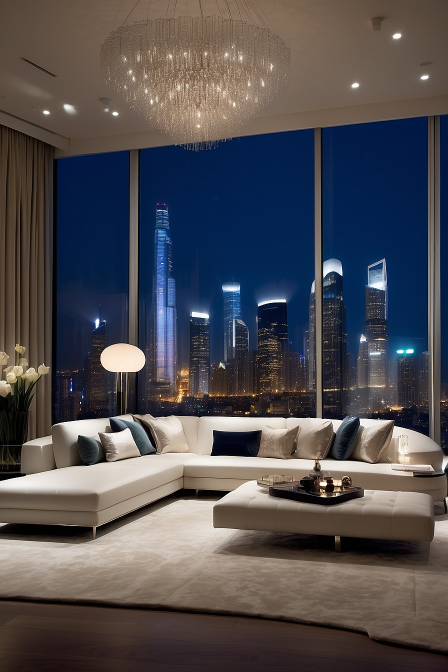
#> input picture Default_Step_into_a_world_of_luxury_and_style_with_this_stunni_2.jpg, 896 x 1344 px (shown at 1/2 size)
$ python most_dominant_colors.py
#> lines starting #> are read from the running program, lines starting #| are printed output that depends on the picture; after the words box and inside, x2 and y2 are one past the last pixel; in counts of white or black regions, pixels touching at a corner belong together
import cv2
import numpy as np
import matplotlib.pyplot as plt
from sklearn.cluster import KMeans
from sklearn.decomposition import PCA
import imutils

clusters = 8

def classify_color_temperature(color):
    red, green, blue = color[::-1]
    if (red + green) > blue:
        return 'Warm'
    else:
        return 'Cold'

img = cv2.imread('Default_Step_into_a_world_of_luxury_and_style_with_this_stunni_2.jpg')
#> img is the input picture: shape (1344, 896, 3); mean B, G, R 80.8, 77.3, 80.6
org_img = img.copy()
img = imutils.resize(img, height=200)
#> img: shape (200, 133, 3)
flat_img = np.reshape(img, (-1, 3))

kmeans = KMeans(n_clusters=clusters, random_state=0)
kmeans.fit(flat_img)

dominant_colors = np.array(kmeans.cluster_centers_, dtype='uint')
percentages = (np.unique(kmeans.labels_, return_counts=True)[1]) / flat_img.shape[0]
p_and_c = sorted(zip(percentages, dominant_colors), reverse=True, key=lambda x: x[0])

color_temperatures = [classify_color_temperature(color) for _, color in p_and_c]

plt.figure(figsize=(12, 8))
for i, ((percentage, color), temp) in enumerate(zip(p_and_c, color_temperatures)):
    plt.subplot(1, clusters, i + 1)
    block = np.ones((50, 50, 3), dtype='uint') * color[::-1]
    plt.imshow(block)
    plt.xticks([])
    plt.yticks([])
    plt.xlabel(f"{round(percentage * 100, 2)}% - {temp}")
plt.show()

bar = np.ones((50, 500, 3), dtype='uint')
plt.figure(figsize=(12, 8))
plt.title('Proportions of colors in the image')
start = 0
for i, (p, c) in enumerate(p_and_c):
    end = start + int(p * bar.shape[1])
    bar[:, start:end] = c[::-1]
    start = end
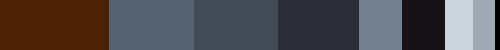
#> bar: shape (50, 500, 3) uint64; mean of channels 0, 1, 2 78.9, 75.9, 79.6; drawn as B, G, R
plt.imshow(bar)
plt.xticks([])
plt.yticks([])
plt.show()
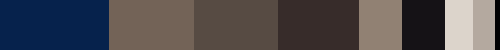
#> shown: shape (50, 500, 3); mean R, G, B 78.9, 75.9, 79.6

inertias = []
cluster_range = range(1, 15)
for k in cluster_range:
    kmeans_test = KMeans(n_clusters=k, random_state=0)
    kmeans_test.fit(flat_img)
    inertias.append(kmeans_test.inertia_)
#> after the loop, inertias = [229829194.1, 89778490.1, 39840307.1, 28058168.4, 19579036, 15039167.8, 12375481.7, 10599239.8, 9591636.4, 7978299.9, 7006292, 6336624, 5679554.7, 5301043.3]

plt.figure(figsize=(10, 6))
plt.plot(cluster_range, inertias, marker='o')
plt.title("KMeans Inertia (Elbow Method)")
plt.xlabel("Number of Clusters")
plt.ylabel("Inertia")
plt.xticks(cluster_range)
plt.grid(True)
plt.show()
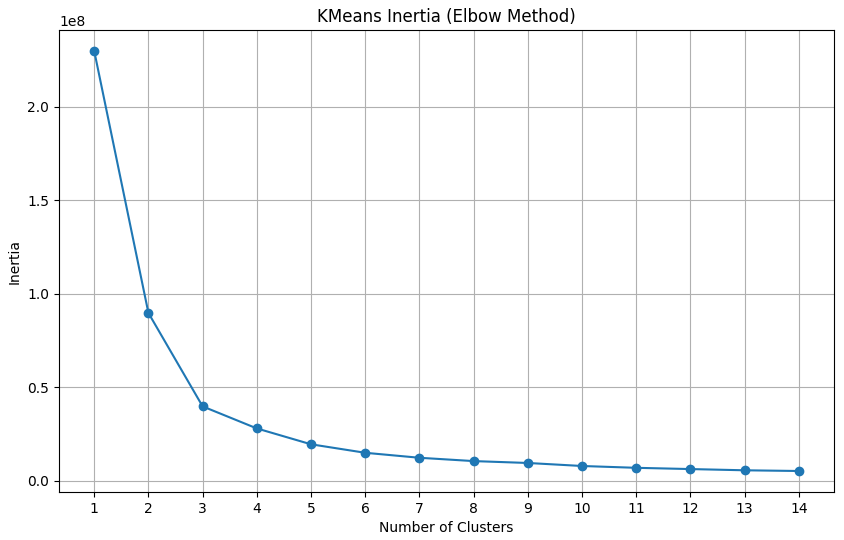
#> figure drawn by matplotlib, 1 panel; curve peaks at x = 1, y = 229829194.1

pca = PCA(n_components=2)
reduced_data = pca.fit_transform(flat_img)
#> reduced_data = 26600 pairs, first value -135.7 to 294.1, second value -73.67 to 111.9

optimal_clusters = 8
kmeans = KMeans(n_clusters=optimal_clusters, random_state=0)
kmeans.fit(reduced_data)
labels = kmeans.labels_

plt.figure(figsize=(10, 8))
plt.scatter(reduced_data[:, 0], reduced_data[:, 1], c=labels, cmap='viridis', marker='o', alpha=0.5)
centers = kmeans.cluster_centers_
plt.scatter(centers[:, 0], centers[:, 1], c='red', s=200, alpha=0.75, marker='x')
plt.title("Visualization of clustered data in 2D space")
plt.xlabel("PCA Component 1")
plt.ylabel("PCA Component 2")
plt.grid(True)
plt.show()
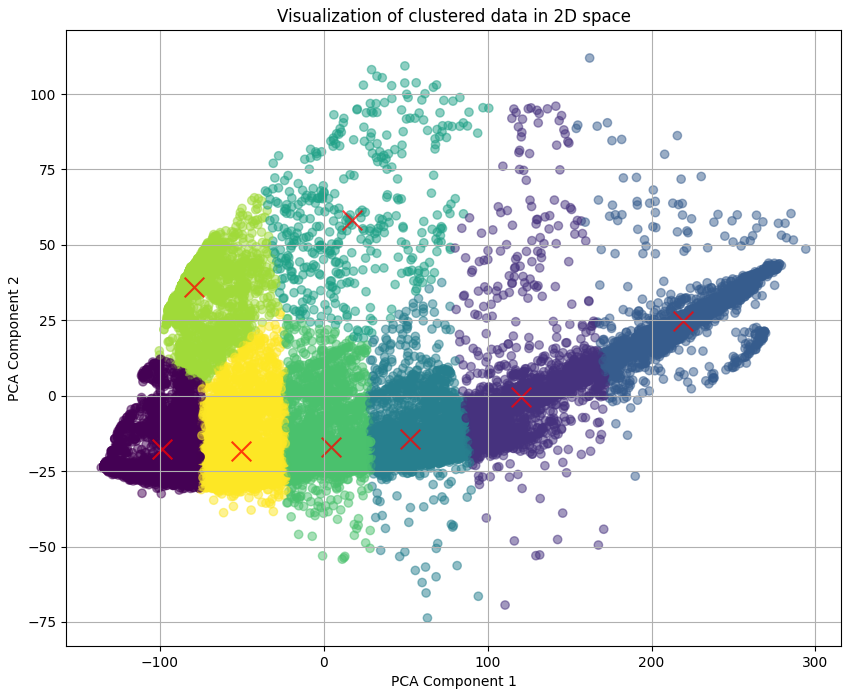
#> figure drawn by matplotlib, 1 panel

pca_full = PCA(n_components=min(flat_img.shape))
pca_full.fit(flat_img)
explained_variance = pca_full.explained_variance_ratio_.cumsum()
#> explained_variance = [0.923, 0.999, 1]

plt.figure(figsize=(10, 6))
plt.plot(range(1, len(explained_variance)+1), explained_variance, marker='o')
plt.title("Cumulative Explained Variance by PCA Components")
plt.xlabel("Number of Components")
plt.ylabel("Cumulative Explained Variance")
plt.grid(True)
plt.show()


rows, cols = 1000, int((org_img.shape[0] / org_img.shape[1]) * 1000)
#> rows = 1000; cols = 1500
img = cv2.resize(org_img, dsize=(rows, cols), interpolation=cv2.INTER_LINEAR)
#> img: shape (1500, 1000, 3)
copy = img.copy()
cv2.rectangle(copy, (rows//2-250, cols//2-90), (rows//2+250, cols//2+110), (255, 255, 255), -1)
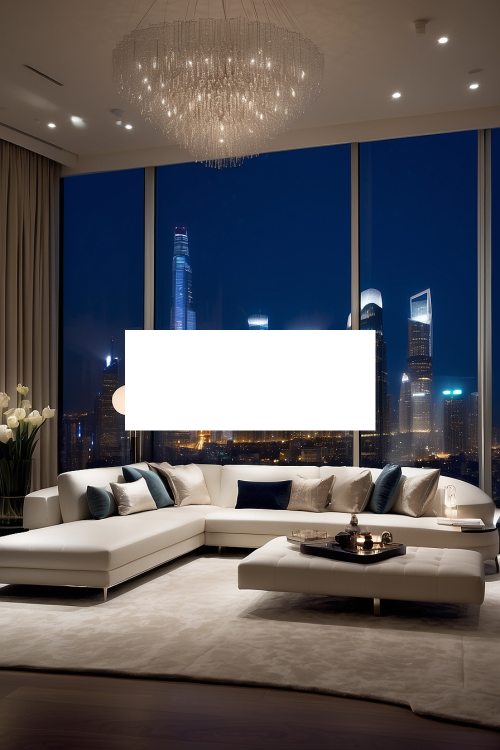
#> copy: shape (1500, 1000, 3) (shown at 1/2 size); mean B, G, R 92.1, 89.7, 93.4
final = cv2.addWeighted(img, 0.1, copy, 0.9, 0)
cv2.putText(final, 'Most Dominant Colors in the Image', (rows//2-230, cols//2-40), cv2.FONT_HERSHEY_DUPLEX, 0.8, (0, 0, 0), 1)
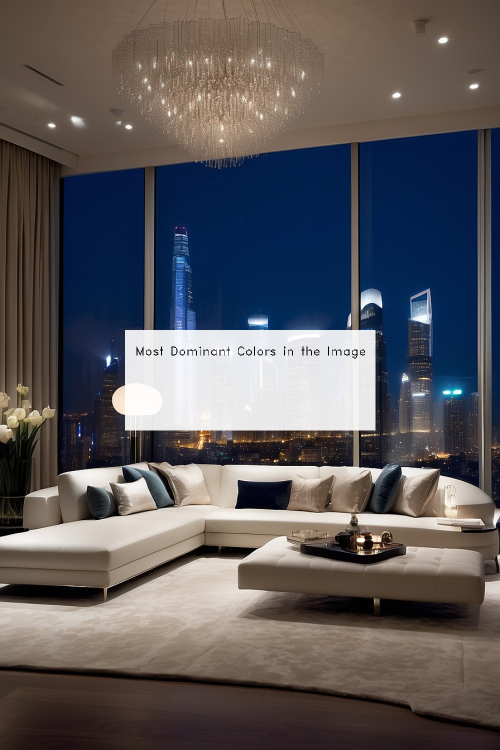
#> final: shape (1500, 1000, 3) (shown at 1/2 size); mean B, G, R 90.7, 88.2, 91.9

start = rows//2-220
#> start = 280
for i in range(5):
    end = start + 70
    final[cols//2:cols//2+70, start:end] = p_and_c[i][1]
    cv2.putText(final, str(i+1), (start+25, cols//2+45), cv2.FONT_HERSHEY_DUPLEX, 1, (255, 255, 255), 1)
    start = end + 20
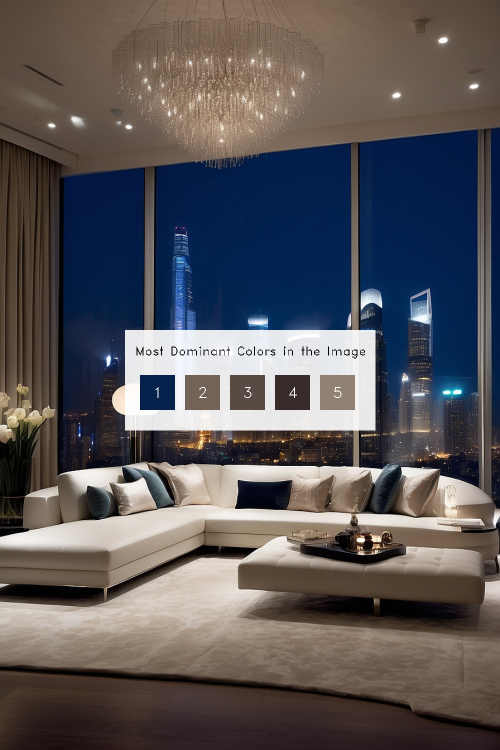
#> final: shape (1500, 1000, 3) (shown at 1/2 size); 1.63% of pixels changed, all inside (x1, y1, x2, y2) = (280, 750, 710, 820)

plt.imshow(cv2.cvtColor(final, cv2.COLOR_BGR2RGB))
plt.axis('off')
plt.show()

cv2.imwrite('output.png', final)

$ run again, with Default_An_ultra_detailed_realistic_digital_art_featuring_Cher_4.jpg copied over Default_Step_into_a_world_of_luxury_and_style_with_this_stunni_2.jpg
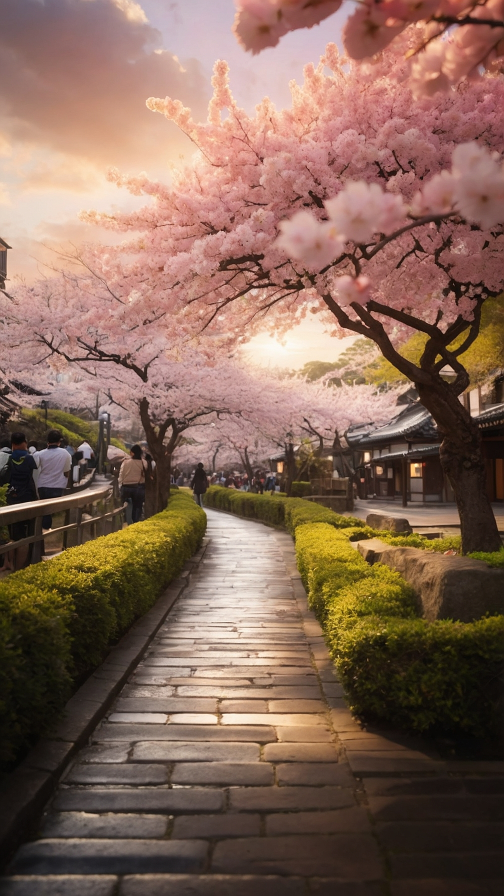
#> input picture Default_An_ultra_detailed_realistic_digital_art_featuring_Cher_4.jpg, 1008 x 1792 px (shown at 1/2 size)
#> img is the input picture: shape (1792, 1008, 3); mean B, G, R 87.7, 102.9, 132.7
#> after the loop `for k in cluster_range:`: inertias = [272528501.8, 74363236.1, 37402896.3, 24798094.6, 18906615.1, 15620314.5, 13081906.3, 11196115.7, 10036477.3, 9118749.3, 8246543, 7750714.9, 7376646.5, 6793300.6]
#> `plt.show()`:
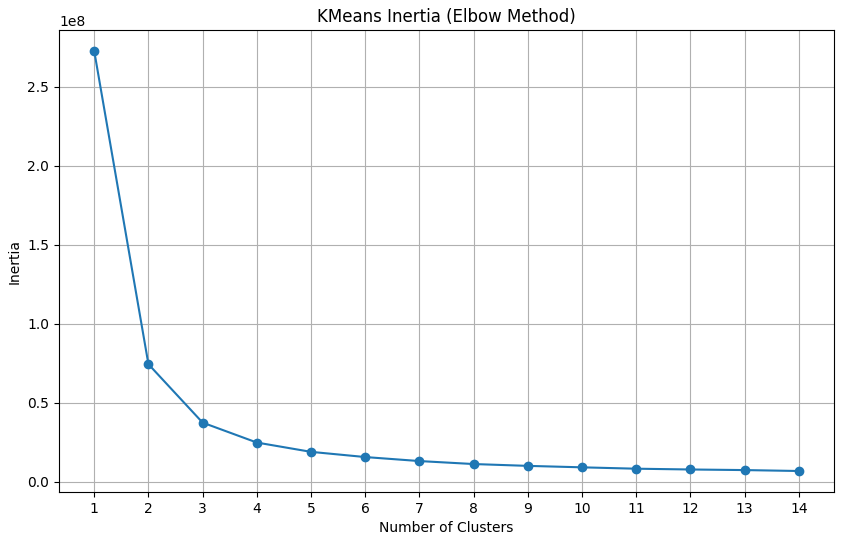
#> figure drawn by matplotlib, 1 panel; curve peaks at x = 1, y = 272528501.8
#> reduced_data = 22400 pairs, first value -179.6 to 238.1, second value -101.1 to 50.92
#> copy: shape (1777, 1000, 3); mean B, G, R 97.2, 111.9, 140.2
#> after the loop `for i in range(5):`:
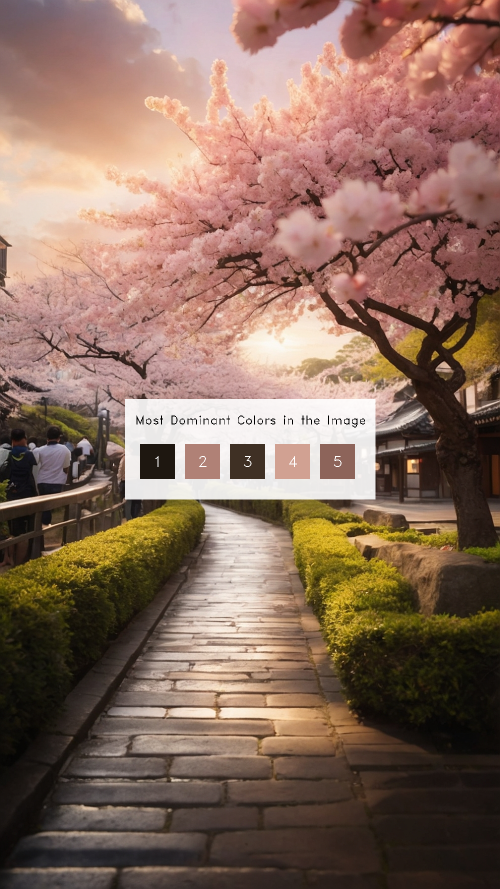
#> final: shape (1777, 1000, 3) (shown at 1/2 size); mean B, G, R 94, 108.8, 137.7

$ run again, with Default_An_ultra_detailed_realistic_digital_art_featuring_Trad_2.jpg copied over Default_Step_into_a_world_of_luxury_and_style_with_this_stunni_2.jpg
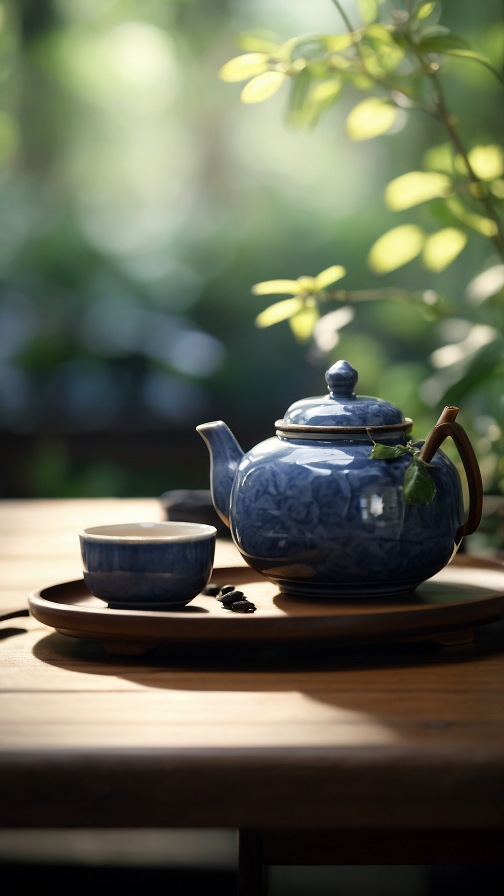
#> input picture Default_An_ultra_detailed_realistic_digital_art_featuring_Trad_2.jpg, 1008 x 1792 px (shown at 1/2 size)
#> img is the input picture: shape (1792, 1008, 3); mean B, G, R 82.9, 101.8, 98.2
#> after the loop `for k in cluster_range:`: inertias = [349473292.6, 89064156.5, 41871360.9, 27476747.4, 19550822.6, 16254026, 13961967.4, 12275007, 11210274.9, 10369203.9, 9280041.5, 8726816, 8211413.1, 7612751.4]
#> `plt.show()`:
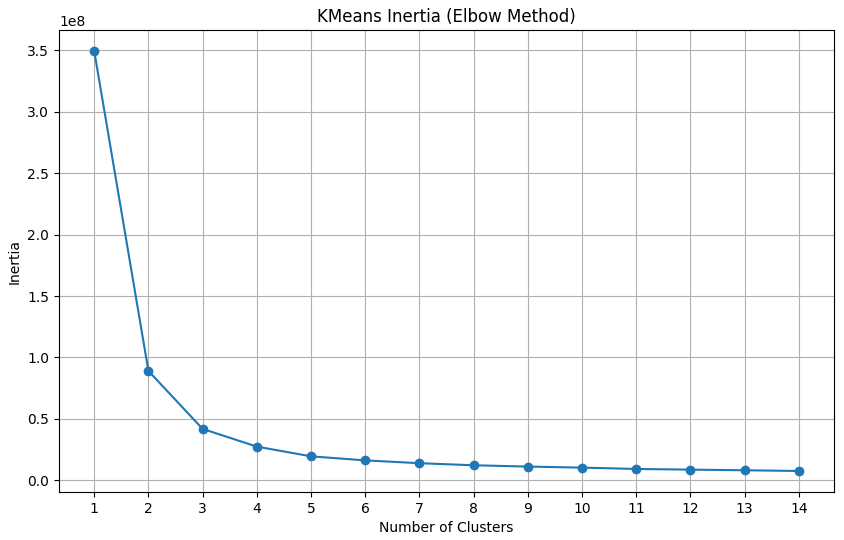
#> figure drawn by matplotlib, 1 panel; curve peaks at x = 1, y = 349473292.6
#> reduced_data = 22400 pairs, first value -163.9 to 271.6, second value -66.05 to 62.17
#> copy: shape (1777, 1000, 3); mean B, G, R 92.1, 111.6, 108.4
#> after the loop `for i in range(5):`:
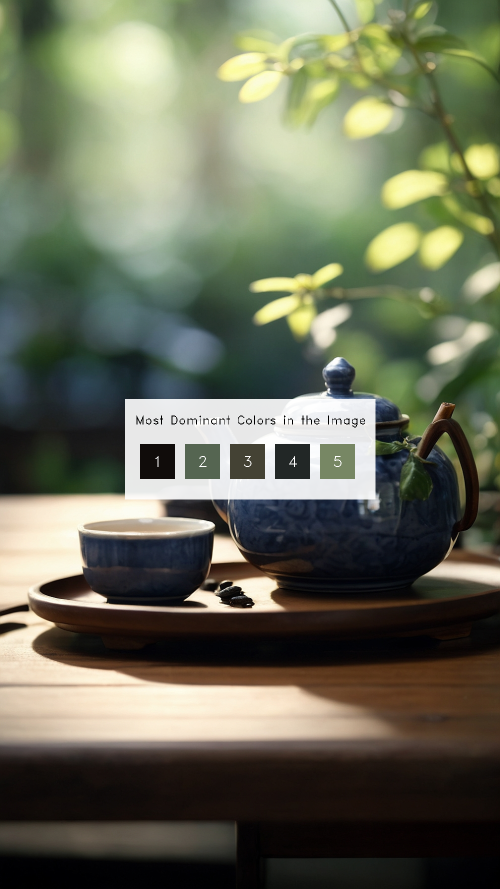
#> final: shape (1777, 1000, 3) (shown at 1/2 size); mean B, G, R 88.4, 108.1, 104.8

$ run again, with Default_An_ultra_detailed_realistic_digital_art_featuring_Zen_0.jpg copied over Default_Step_into_a_world_of_luxury_and_style_with_this_stunni_2.jpg
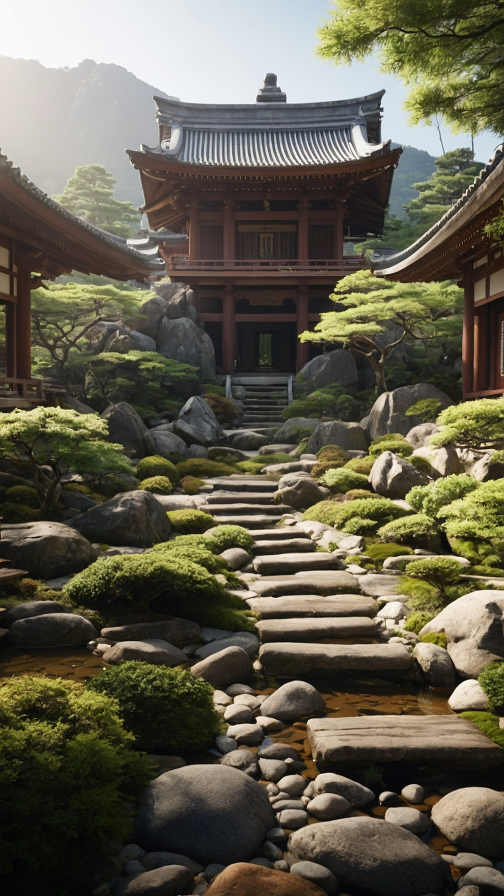
#> input picture Default_An_ultra_detailed_realistic_digital_art_featuring_Zen_0.jpg, 1008 x 1792 px (shown at 1/2 size)
#> img is the input picture: shape (1792, 1008, 3); mean B, G, R 77.4, 94, 98.4
#> after the loop `for k in cluster_range:`: inertias = [310619866.6, 78358293.7, 39394417.2, 24888823.3, 18322691.8, 14320735.1, 11891783.5, 10440296.8, 9480793.3, 8457178.4, 7713839.4, 7082375.8, 6620014, 6208475.5]
#> reduced_data = 22400 pairs, first value -149.1 to 277, second value -85.8 to 40.09
#> copy: shape (1777, 1000, 3); mean B, G, R 88, 103.6, 107.8
#> after the loop `for i in range(5):`:
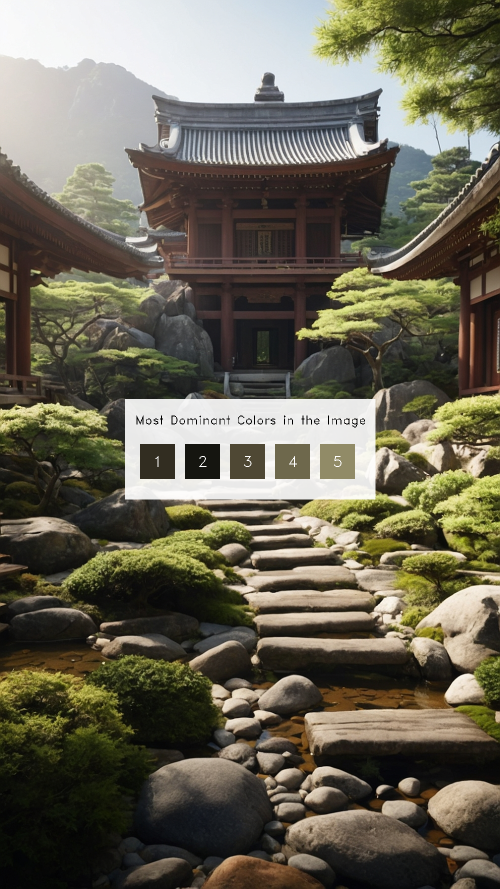
#> final: shape (1777, 1000, 3) (shown at 1/2 size); mean B, G, R 84.3, 100.2, 104.5
